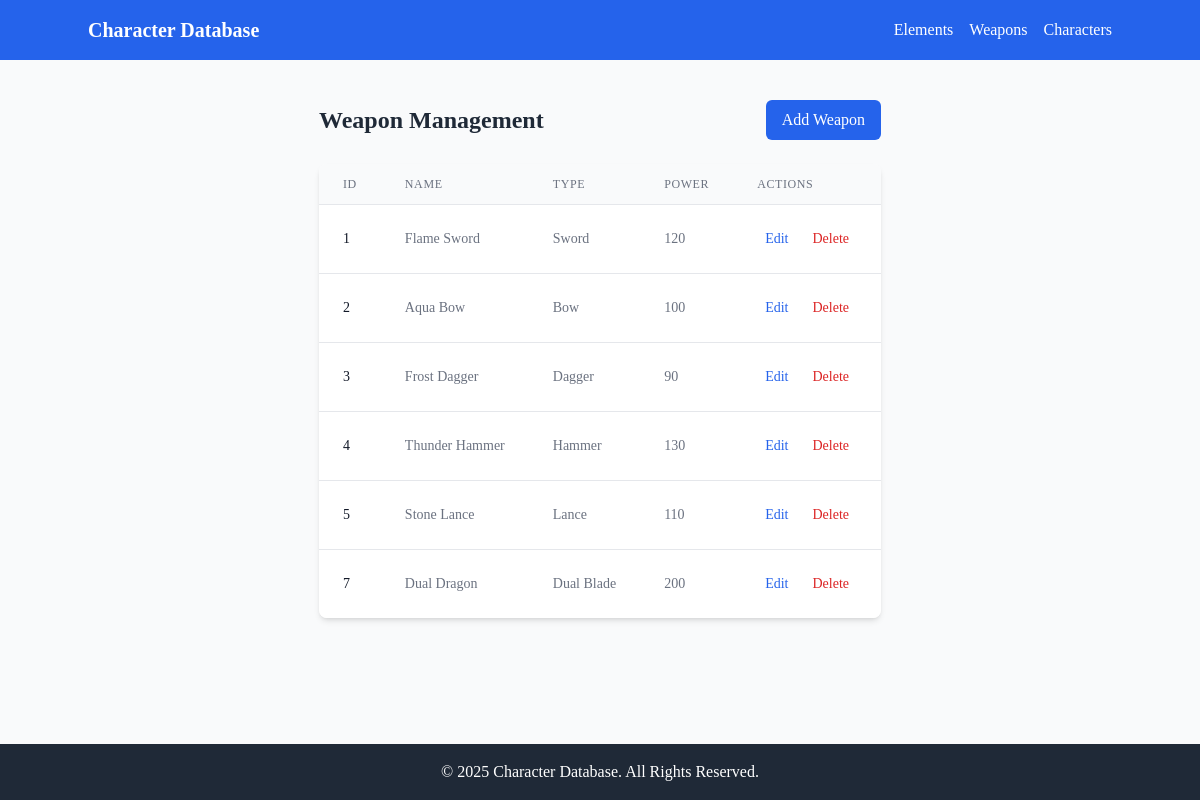
/?page=weapons, run on the app's committed database.
### tables this page shows
CREATE TABLE `weapons` (
  `id` int(11) NOT NULL,
  `name` varchar(100) NOT NULL,
  `type` varchar(50) DEFAULT NULL,
  `power` int(11) DEFAULT NULL
);

### config/db.php (called while the page is built, shortened)
<?php
class Database
{
    private $host = "localhost";
    private $username = "root";
    private $password = "";
    private $dbname = "character_db";
    public function __construct()
    {
        try {
            $this->conn = new PDO("mysql:host=$this->host;dbname=$this->dbname", $this->username, $this->password);
        } catch (PDOException $e) {
            echo "Connection failed: " . $e->getMessage();
        }
    }
}

### class/Weapon.php (called while the page is built, shortened)
<?php
require_once 'config/db.php';
class Weapon
{
    private $db;
    public function __construct()
    {
        $this->db = (new Database())->conn;
    }
    public function getAll()
    {
        $stmt = $this->db->query("SELECT * FROM weapons");
        return $stmt->fetchAll(PDO::FETCH_ASSOC);
    }
}

### view/weapons.php (the view, shortened to what this page needs)
<div class="container mx-auto p-4">
    <div class="flex justify-between items-center mb-6">
        <h3 class="text-2xl font-bold text-gray-800">Weapon Management</h3>
        <button
            onclick="showAddForm()"
            class="inline-flex items-center px-4 py-2 bg-blue-600 text-white rounded-md hover:bg-blue-700 focus:outline-none focus:ring-2 focus:ring-blue-500 focus:ring-offset-2 transition-colors">
            Add Weapon
        </button>
    </div>
    <div class="bg-white shadow-md rounded-lg overflow-hidden">
        <div class="overflow-x-auto">
            <table class="min-w-full divide-y divide-gray-200">
                <thead class="bg-gray-50">
                    <tr>
                        <th class="px-6 py-3 text-left text-xs font-medium text-gray-500 uppercase tracking-wider">ID</th>
                        <th class="px-6 py-3 text-left text-xs font-medium text-gray-500 uppercase tracking-wider">Name</th>
                        <th class="px-6 py-3 text-left text-xs font-medium text-gray-500 uppercase tracking-wider">Type</th>
                        <th class="px-6 py-3 text-left text-xs font-medium text-gray-500 uppercase tracking-wider">Power</th>
                        <th class="px-6 py-3 text-left text-xs font-medium text-gray-500 uppercase tracking-wider">Actions</th>
                    </tr>
                </thead>
                <tbody class="bg-white divide-y divide-gray-200">
                    <?php foreach ($weapon->getAll() as $w): ?>
                        <tr class="hover:bg-gray-50 transition-colors">
                            <td class="px-6 py-4 whitespace-nowrap text-sm font-medium text-gray-900"><?= htmlspecialchars($w['id']) ?></td>
                            <td class="px-6 py-4 whitespace-nowrap text-sm text-gray-500"><?= htmlspecialchars($w['name']) ?></td>
                            <td class="px-6 py-4 whitespace-nowrap text-sm text-gray-500"><?= htmlspecialchars($w['type']) ?></td>
                            <td class="px-6 py-4 whitespace-nowrap text-sm text-gray-500"><?= htmlspecialchars($w['power']) ?></td>
                            <td class="px-6 py-4 whitespace-nowrap text-sm text-gray-500">
                                <div class="flex space-x-2">
                                    <button
                                        onclick="window.location='?page=weapons&edit=<?= $w['id'] ?>'"
                                        class="p-2 text-blue-600 hover:text-blue-800 hover:bg-blue-50 rounded-md transition-colors"
                                        title="Edit">
                                        Edit
                                    </button>
                                    <button
                                        onclick="confirmDelete(<?= $w['id'] ?>)"
                                        class="p-2 text-red-600 hover:text-red-800 hover:bg-red-50 rounded-md transition-colors"
                                        title="Delete">
                                        Delete
                                    </button>
                                </div>
                            </td>
                        </tr>
                    <?php endforeach; ?>
                </tbody>
            </table>
        </div>
    </div>
</div>

### index.php (shortened to what this page needs)
<?php
require_once 'class/Weapon.php';
$weapon = new Weapon();
?>
<!DOCTYPE html>
<html lang="en">
<head>
    <script src="https://cdn.tailwindcss.com"></script>
</head>
<body class="bg-gray-50 font-serif flex flex-col min-h-screen">
    <?php include 'view/header.php'; ?>
    <main class="max-w-7xl mx-auto p-6 flex-grow">
        <?php
        if (isset($_GET['page'])) {
            $page = $_GET['page'];
            $allowed_pages = ['elements', 'weapons', 'characters'];
            if (in_array($page, $allowed_pages)) {
                include "view/$page.php";
            }
        }
        ?>
    </main>
    <?php include 'view/footer.php'; ?>
</body>
</html>

### view/header.php
<header class="bg-blue-600 text-white p-4">
    <div class="container mx-auto flex justify-between items-center">
        <h1 class="text-xl font-bold">Character Database</h1>
        <nav>
            <ul class="flex space-x-4">
                <li><a href="?page=elements" class="hover:underline">Elements</a></li>
                <li><a href="?page=weapons" class="hover:underline">Weapons</a></li>
                <li><a href="?page=characters" class="hover:underline">Characters</a></li>
            </ul>
        </nav>
    </div>
</header>

### view/footer.php
<footer class="bg-gray-800 text-white py-4">
    <div class="container mx-auto text-center">
        <p>&copy; 2025 Character Database. All Rights Reserved.</p>
    </div>
</footer>

### data on the page
weapons: id "1", name "Flame Sword", type "Sword", power "120"
weapons: id "2", name "Aqua Bow", type "Bow", power "100"
weapons: id "3", name "Frost Dagger", type "Dagger", power "90"
weapons: id "4", name "Thunder Hammer", type "Hammer", power "130"
weapons: id "5", name "Stone Lance", type "Lance", power "110"
weapons: id "7", name "Dual Dragon", type "Dual Blade", power "200"
